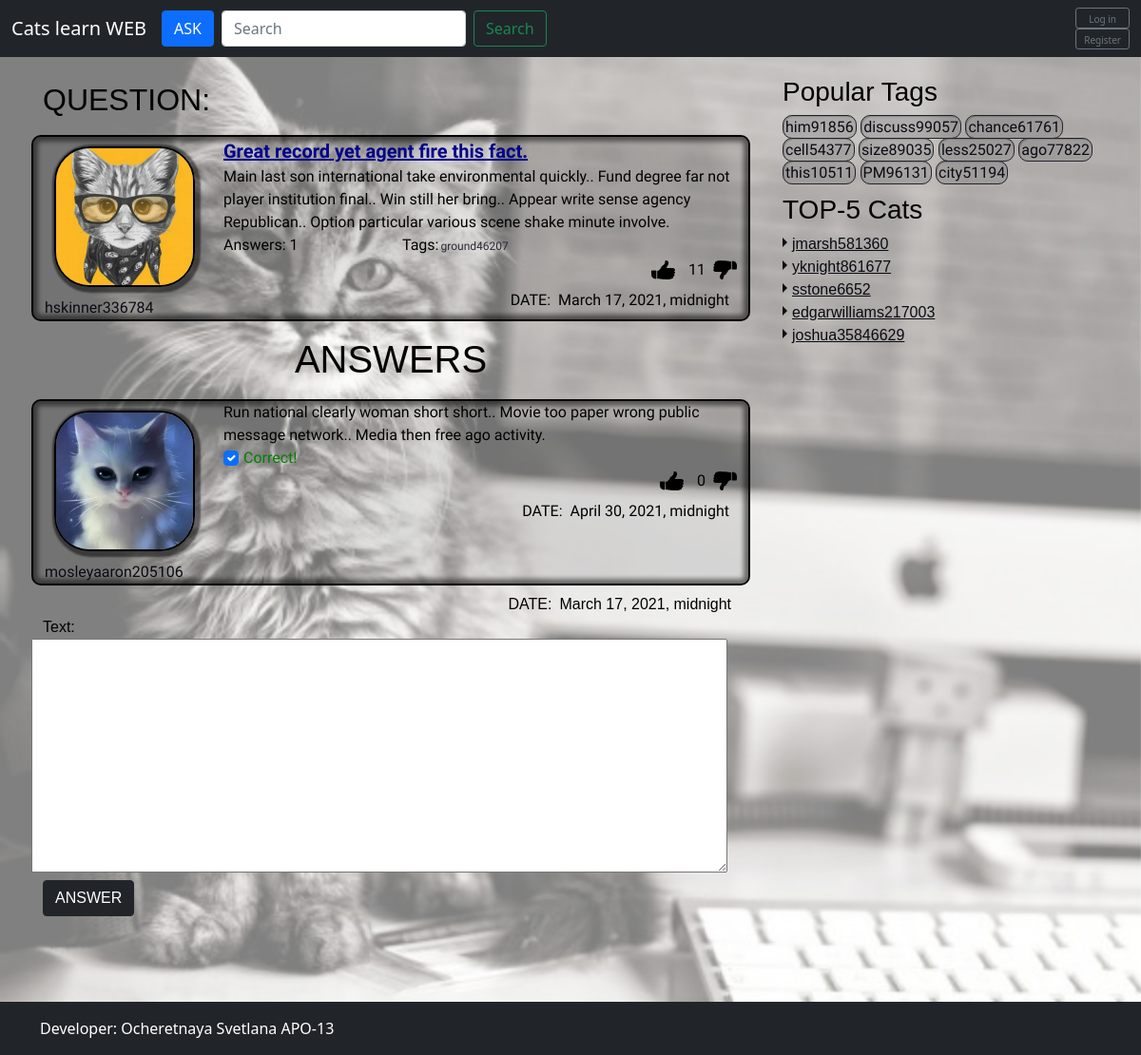
/questions/4/, run on the app's committed database.
### app/models.py (models this page shows, shortened)
class Question(models.Model):
    title = models.CharField(max_length=255, default=None)
    text = models.TextField()
    user = models.ForeignKey(User, on_delete=models.CASCADE, default=None, related_name='u_questions')
    date = models.DateTimeField() #datetime
    rating = models.IntegerField(default=0) #make int
    tags = models.ManyToManyField('Tag', default = None)
    objects = QuestionManager()
    class Meta:
        verbose_name = 'Вопрос'
        verbose_name_plural = 'Вопросы'

class Profile(models.Model):
    user = models.OneToOneField(User, on_delete=models.CASCADE, default=None)
    photo = models.ImageField(upload_to='avatars/', default="cat-smart.jpg")
    rating = models.IntegerField(default=0)
    objects = ProfileManager()
    class Meta:
        verbose_name = 'Профиль пользователя'
        verbose_name_plural = 'Профили пользователей'

class Tag(models.Model):
    name = models.CharField(max_length=100, unique=True, default=None)
    rating = models.IntegerField(default=0)
    objects=TagManager()
    def __str__(self):
        return self.name
    class Meta:
        verbose_name = 'Тег'
        verbose_name_plural = 'Теги'

class Answer(models.Model):
    user = models.ForeignKey(User, on_delete=models.CASCADE, default=None, related_name='u_answers')
    text = models.TextField()
    is_correct = models.BooleanField(default=False)
    date = models.DateTimeField()
    rating = models.IntegerField(default=0)
    question = models.ForeignKey('Question', on_delete=models.CASCADE, default=None) #Foreignkey question
    objects = AnswerManager()
    class Meta:
        verbose_name = 'Ответ'
        verbose_name_plural = 'Ответы'

### app/views.py (the view, shortened to what this page needs)
# urls.py: path('', views.one_question, name='one_question'),
def one_question(request, id):
    q = Question.objects.get(pk=id)
    q2 = Answer.objects.filter(question=q)
    answers = paginate(q2, request, 3)
    context = {'question': q, 'answers': answers}
    if request.method == 'GET':
        form = AnswerForm()
    context['form'] = form
    return render(request, 'one_question.html', context)

### app/forms.py (shortened to what this page needs)
class AnswerForm(forms.ModelForm):
    text = forms.CharField(widget=forms.Textarea, required=True)
    def __init__(self, *args, **kwargs):
        self.request = kwargs.pop('request', None)
        self.question_id = kwargs.pop('question_id', None)
        super(AnswerForm, self).__init__(*args, **kwargs)
    class Meta:
        model = Answer
        fields = ('text',)

### app/models.py (called while the page is built)
    def top_five(self):
        return self.all().order_by('-rating')[:5]

    def top_ten(self):
        return self.all().order_by('-rating')[:10]

### app/templatetags/tags.py (called while the page is built)
@register.simple_tag
def false_tag():
    return False

### app/views.py (called while the page is built)
def popular_tags_processor(request):
    top_tags = Tag.objects.top_ten()
    return {'popular_tags':top_tags}

def top_cats_processor(request):
    top_cats = Profile.objects.top_five()
    return {'top_cats':top_cats}

def paginate(objects_list, request, per_page = 5):
    paginator = Paginator(objects_list, per_page)
    page = int(request.GET.get('page', 1))
    max_page = page + 3
    min_page = page - 3
    obList = paginator.get_page(page)
    return {'list': obList, "max_page": max_page, "min_page": min_page}

### templates/one_question.html (shortened to what this page needs)
{% extends "include/base.html" %}
{% load static %}
{% load bootstrap4 %}
{% block content %}
    <div class="d-flex"><h2 class="mt-3">QUESTION: </h2></div>
      {% include "include/question.html" %}
    <div class="d-flex justify-content-center"><h1 class="mt-3">ANSWERS</h1></div>
      {% for answer in answers.list %}
      {% include "include/answer.html" with answer=answer %}
      {% endfor %}
  <div class = "justify-content-end me-2 mt-2 d-flex">
    <span class = "me-2">DATE:</span>
    <span class = "date">{{question.date}}</span>
  </div>
   <div class="row">
      <form class="row ask-title" action="{% url 'one_question' question.pk %}" method="post">
          {{ form }}
          <div class="d-flex justify-content-start mt-2 mb-3">
              <button class="btn btn-dark" type="submit" href = "#">ANSWER</button>
          </div>
      </form>
  </div>
{% endblock content %}
{% block pagination %}
    {% include "include/pagination.html" with page=answers%}
{% endblock pagination %}

### templates/include/question.html
{% extends "include/base_question_answer.html" %}
{% load static %}
{% block top%}
 {% if question.user.profile.photo %}
  <img src = "{{MEDIA_URL}}{{question.user.profile.photo.url}}" alt={{question.user.username}}>
{% else %}
  <img src = "{% static 'img/avatar.png' %}">
{% endif %}
{% endblock top %}
{% block username %}
    <div class = "author">{{question.user.username}}</div>
{% endblock username %}
{% block content %}
<div href="html/question.html" class="question-header">
    <a style="color:darkblue; font-weight:600;" href="{% url 'one_question' id=question.id %}">
      {{ question.title }}
    </a>
  </div>
  <div class="question-description">{{question.text}}</div>
{% endblock content %}
{% block qborder %}
<div class = "row question question-border">
{% endblock qborder%}
{% block answerscol %}
<div class="col-4">
  <span>Answers: </span>
  <span class="question-count">{{question.answer_set.count}}</span>
</div>
{% endblock answerscol %}
{% block tags %}
<div class="col-7">
  <span class="question-tags d-flex">
    <span>Tags: </span>
    {% for tag in question.tags.all%}
    <a class = "tag q-tag" href="{% url 'search_tag' tag %}">{{tag}}</a>
    {% endfor %}
  </span>
</div>
{% endblock tags %}
{% block vote %}
{% include "include/question_vote.html" with vote_object=question %}
{% endblock vote%}
{% block date %}
<div class = "justify-content-end me-2 mt-2 d-flex">
  <span class = "me-2">DATE:</span>
  <span class = "date">{{question.date}}</span>
</div>
{% endblock date %}

### templates/include/base_question_answer.html
{% load static %}
{% block qborder %}<div class = "row question">{% endblock qborder%}
    <div class="col-3">
      <div class = "row">
        <a href="{% url 'one_question' id=question.id %}">
        {% block top %}
        {% endblock top %}
        </a>
      </div>
      <div class = "row">
      {% block username %}
      {% endblock username %}
      </div>
    </div>
    <div class="col-9">
        <div class = "row">
        {% block content %}
        {% endblock content %}
        </div>
        {% block correct %}
        {% endblock correct %}
        <div class="row">
          {% block answerscol %}
          {% endblock answerscol %}
          {% block tags %}
         {% endblock tags %}
        </div>
        {% block vote %}
        {% endblock vote%}
        {% block date %}
        {% endblock date %}
    </div>
</div>

### templates/include/question_vote.html (shortened to what this page needs)
{% load static %}
{% load tags %}
{% if user.is_anonymous %}
{% false_tag as is_liked %}
{% false_tag as is_disliked %}
{% else %}
{% question_liked vote_object user as is_liked %}
{% question_disliked vote_object user as is_disliked %}
{% endif %}
<div class="likes justify-content-end d-flex align-items-center">
    <span class="like-count-up d-flex me-1" style="margin: -10px">
    <a href="#" class="js-vote" data-action="like" data-objid="{{vote_object.pk}}" data-href="question" id="question_not_like{{vote_object.pk}}"
        style="display: {% if is_liked %}none{% else %}block{% endif %}">
        <img src = "{% static 'img/not-like.png' %}" class = "not-like" style="width:25px;">
    </a>
    </span>
    <span class = "d-flex me-2" id="question_rating{{vote_object.pk}}">{% if vote_object.rating >= 0%}{{vote_object.rating}}{% else %}0{% endif %}</span>
    <span class="like-count-down d-flex" style="margin: -10px">
    <a href="#" class="js-vote" data-action="dislike" data-objid="{{vote_object.pk}}" data-href="question" id="question_not_dislike{{vote_object.pk}}"
        style="display: {% if is_disliked %}none{% else %}block{% endif %}">
        <img src = "{% static 'img/not-dislike.png' %}" class = "not-dislike" style="width:25px;">
    </a>
    </span>
</div>

### templates/include/answer.html (shortened to what this page needs)
{% extends "include/base_question_answer.html"%}
{% load static %}
{% block top%}
 {% if answer.user.profile.photo %}
  <img src = "{{MEDIA_URL}}{{answer.user.profile.photo.url}}" alt={{answer.user.username}}>
{% else %}
  <img src = "{% static 'img/avatar.png' %}">
{% endif %}
{% endblock top %}
{% block username %}
  <div class = "author">{{answer.user.username}}</div>
{% endblock username %}
{% block content %}
  <div class="question-description">{{answer.text}}</div>
{% endblock content %}
{% block qborder %}
<div class = "row question question-border">
{% endblock qborder%}
{% block correct %}
<div class="col-4 d-flex">
  <input class="form-check-input js-correct" type="checkbox" data-objid="{{answer.pk}}" {% if answer.is_correct %}checked{% endif %}
    id="answer_check{{answer.pk}}">
  <div id="answer_correct{{answer.pk}}" style="color:green;
    display:{% if answer.is_correct %}block{% else %}none{% endif%}">
    Correct!
  </div>
</div>
{% endblock correct %}
{% block vote %}
{% include "include/answer_vote.html" with vote_object=answer %}
{% endblock vote%}
{% block date %}
<div class = "justify-content-end me-2 mt-2 d-flex">
  <span class = "me-2">DATE:</span>
  <span class = "date">{{answer.date}}</span>
</div>
{% endblock date %}

### templates/include/answer_vote.html (shortened to what this page needs)
{% load static %}
{% load tags %}
{% if user.is_anonymous %}
{% false_tag as is_liked %}
{% false_tag as is_disliked %}
{% else %}
{% answer_liked vote_object user as is_liked %}
{% answer_disliked vote_object user as is_disliked %}
{% endif %}
<div class="likes justify-content-end d-flex align-items-center">
    <span class="like-count-up d-flex me-1" style="margin: -10px">
    <a href="#" class="js-vote" data-action="like" data-objid="{{vote_object.pk}}" data-href="answer" id="answer_not_like{{vote_object.pk}}"
        style="display: {% if is_liked %}none{% else %}block{% endif %}">
        <img src = "{% static 'img/not-like.png' %}" class = "not-like" style="width:25px;">
    </a>
    </span>
    <span class = "d-flex me-2" id="answer_rating{{vote_object.pk}}">{% if vote_object.rating >= 0%}{{vote_object.rating}}{% else %}0{% endif %}</span>
    <span class="like-count-down d-flex" style="margin: -10px">
    <a href="#" class="js-vote" data-action="dislike" data-objid="{{vote_object.pk}}" data-href="answer" id="answer_not_dislike{{vote_object.pk}}"
        style="display: {% if is_disliked %}none{% else %}block{% endif %}">
        <img src = "{% static 'img/not-dislike.png' %}" class = "not-dislike" style="width:25px;">
    </a>
    </span>
</div>

### templates/include/side.html (shortened to what this page needs)
{% load static %}
<div class = "row my-colon">
    <h3>Popular Tags</h3>
    <div class="tags">
      {% for tag in popular_tags %}
        <a class = "tag tag-popular" href="{% url 'search_tag' tag %}">{{tag}}</a>
      {% endfor %}
    </div>
  </div>
  <div class = "row my-colon">
    <h3>TOP-5 Cats</h3>
    <div class="tags">
      <ul class = "top-cats">
        {% for cat in top_cats %}
        <li><a href="#" class = "cat-in-top">{{cat.user.username}}</a></li>
        {% endfor %}
      </ul>
    </div>
  </div>

### static/css/main.css (style rules this page uses)
.question { margin-top: 10px; font-family: "Marck Script", sans-serif; }
.question-border { border: 2px solid black; border-radius: 10px; box-shadow: 0px 0px 5px 5px rgba(0, 0, 0, 0.5) inset; background-color:rgba(0, 0, 0, 0.1) }
.question img { width: 90%; margin: 10px; border: 2px black solid; border-radius: 25%; box-shadow: 2px 2px 2px 4px rgba(0, 0, 0, 0.5); }
.question-header { color: #0a0b13; font-size: 20px; }
.question-tags { flex-wrap: wrap; }
.likes { position: relative; }
.is-like, .not-like, .is-dislike, .not-dislike { border: none !important; box-shadow: none !important; width: 10px; height: 20px; margin-right: 15px; }
.tag { text-decoration: none; color: #2a2a35; font-family: "Special Elite", sans-serif; padding: 2px; }
.tag-popular { background-color: rgba(128,128,128,0.4); border-radius: 10px; border: 1px #22232b solid; text-decoration: none; color:#0a0b13; box-shadow: 1px 1px 1px rgba(0, 0, 0, 0.2) inset; }
.q-tag { font-size: 12px; line-height: 22px; vertical-align: middle; }
.my-colon { margin-top: 10px; margin-left: 10px; }
.top-cats { list-style: none; position: relative; padding-left: 10px; }
.cat-in-top { color:#0a0b13; }
.cat-in-top::before { content: ""; position: absolute; left: 0px; margin-top: 5px; border: 5px solid transparent; border-left: 5px solid #0a0b13; }
input[type="checkbox"] { margin-right: 5px; }
.author { color: #0a0b13; }

### data on the page
Question: user.profile.photo (picture), user.username "hskinner336784", title "Great record yet agent fire this fact.", text "Main last son international take environmental quickly.. Fund degree far not player institution final.. Win still her bring.. Appear write sense agency Republican.. Option particular various scene shake minute involve.", answer_set.count "1", rating "11", date "March 17, 2021, midnight"
Tag: name "ground46207"
Answer: user.profile.photo (picture), user.username "mosleyaaron205106", text "Run national clearly woman short short.. Movie too paper wrong public message network.. Media then free ago activity.", is_correct "☑", rating "0", date "April 30, 2021, midnight"
Tag: name "him91856"
Tag: name "discuss99057"
Tag: name "chance61761"
Tag: name "cell54377"
Tag: name "size89035"
Tag: name "less25027"
Tag: name "ago77822"
Tag: name "this10511"
Tag: name "PM96131"
Tag: name "city51194"
Profile: user.username "jmarsh581360"
Profile: user.username "yknight861677"
Profile: user.username "sstone6652"
Profile: user.username "edgarwilliams217003"
Profile: user.username "joshua35846629"
